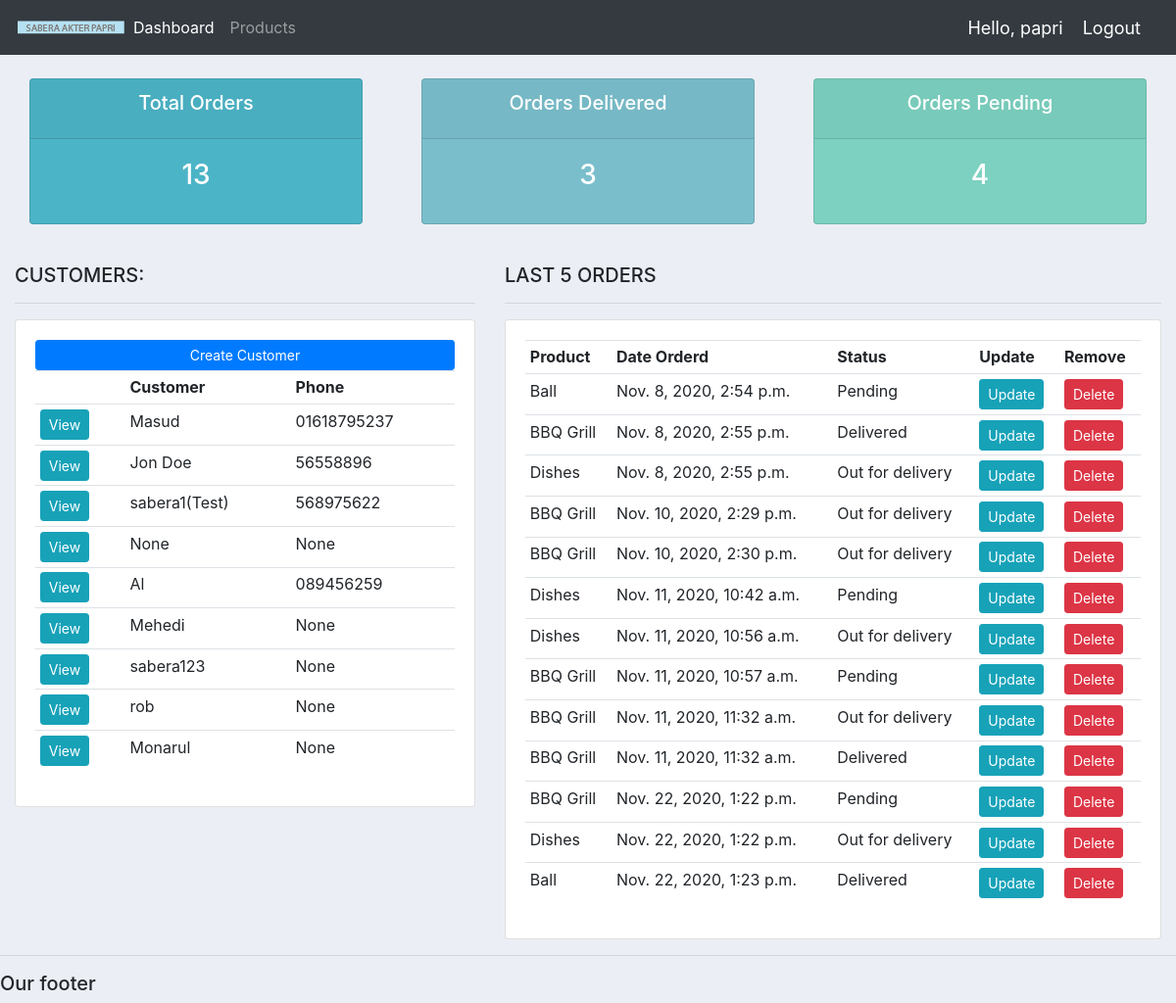
The app's page / (signed in) with its own data.
### first/models.py (models this page shows, shortened)
class Customer(models.Model):
	user = models.OneToOneField(User, null=True, blank=True, on_delete=models.CASCADE)
	name = models.CharField(max_length=200, null=True)
	phone = models.CharField(max_length=200, null=True)
	email = models.CharField(max_length=200, null=True)
	profile_pic = models.ImageField(default="profile.jpg", null=True, blank=True)
	date_created = models.DateTimeField(auto_now_add=True, null=True)

class Order(models.Model):
	STATUS = (
			('Pending', 'Pending'),
			('Out for delivery', 'Out for delivery'),
			('Delivered', 'Delivered'),
			)
	customer = models.ForeignKey(Customer, null=True, on_delete= models.SET_NULL)
	product = models.ForeignKey(Product, null=True, on_delete= models.SET_NULL)
	date_created = models.DateTimeField(auto_now_add=True, null=True)
	status = models.CharField(max_length=200, null=True, choices=STATUS)
	note =  models.CharField(max_length=1000, null=True)

class Product(models.Model):
	CATEGORY = (
			('Indoor', 'Indoor'),
			('Out Door', 'Out Door'),
			)
	name = models.CharField(max_length=200, null=True)
	price = models.FloatField(null=True)
	category = models.CharField(max_length=200, null=True, choices=CATEGORY)
	description = models.CharField(max_length=200, null=True, blank=True)
	date_created = models.DateTimeField(auto_now_add=True, null=True)
	tags = models.ManyToManyField(Tag)
	def __str__(self):
		return self.name

### first/decorators.py (the view)
	def wrapper_func(request, *args, **kwargs):
		group = None
		if request.user.groups.exists():
			group = request.user.groups.all()[0].name
		if group == 'customer':
			return redirect('user-page')
		if group == 'admin':
			return view_func(request, *args, **kwargs)

### first/views.py (called while the page is built)
@login_required(login_url='login')
@admin_only
def home(request):
	orders = Order.objects.all()
	customers = Customer.objects.all()
	total_customers = customers.count()
	total_orders = orders.count()
	delivered = orders.filter(status='Delivered').count()
	pending = orders.filter(status='Pending').count()
	context = {'orders':orders, 'customers':customers,
	'total_orders':total_orders,'delivered':delivered,
	'pending':pending }
	return render(request, 'first/dashboard.html', context)

### first/templates/first/dashboard.html
{%  extends 'first/main.html' %}
{% block content %}
{%  include 'first/status.html' %}
<br>
<div class="row">
	<div class="col-md-5">
		<h5>CUSTOMERS:</h5>
		<hr>
		<div class="card card-body">
			<a class="btn btn-primary  btn-sm btn-block" href="">Create Customer</a>
			<table class="table table-sm">
				<tr>
                    <th></th>
					<th>Customer</th>
					<th>Phone</th>
				</tr>
				{% for customer in customers %}
					<tr>
                        <td><a class="btn btn-sm btn-info" href="{% url 'customer' customer.id %}">View</a></td>
						<td>{{customer.name}}</td>
						<td>{{customer.phone}}</td>
					</tr>
				{% endfor %}
			</table>
		</div>
	</div>
	<div class="col-md-7">
		<h5>LAST 5 ORDERS</h5>
		<hr>
		<div class="card card-body">
			<table class="table table-sm">
				<tr>
					<th>Product</th>
					<th>Date Orderd</th>
					<th>Status</th>
					<th>Update</th>
					<th>Remove</th>
				</tr>
				{% for order in orders %}
					<tr>
						<td>{{order.product}}</td>
						<td>{{order.date_created}}</td>
						<td>{{order.status}}</td>
						<td><a class="btn btn-sm btn-info" href="{% url 'update_order' order.id %}">Update</a></td>
						<td><a class="btn btn-sm btn-danger" href="{% url 'delete_order' order.id %}">Delete</a></td>
					</tr>
				{% endfor %}
			</table>
		</div>
	</div>
</div>
{% endblock %}

### first/templates/first/main.html (shortened to what this page needs)
{% load static %}
<!DOCTYPE html>
<html>
<head>
	<link rel="stylesheet" href="https://stackpath.bootstrapcdn.com/bootstrap/4.3.1/css/bootstrap.min.css">
	<link rel="stylesheet" type="text/css" href="{% static '/css/main.css' %}">
</head>
<body>
	{%  include 'first/navbar.html' %}
	<div class="container-fluid">
	{% block content %}
	{% endblock %}
    </div>
	<hr>
	<h5>Our footer</h5>
</body>
</html>

### first/templates/first/navbar.html (shortened to what this page needs)
{% load static %}
<nav class="navbar navbar-expand-lg navbar-dark bg-dark">
 <img src="{% static 'images/logo.png' %}">
  <div class="collapse navbar-collapse" id="navbarNav">
    <ul class="navbar-nav">
      {% if request.user.is_staff %}
      <li class="nav-item active">
        <a class="nav-link" href="{% url 'home' %}">Dashboard</a>
      </li>
      <li class="nav-item">
        <a class="nav-link" href="{% url 'products' %}">Products</a>
      </li>
      {% else %}
      <li class="nav-item">
       <a class="nav-link" href="{% url 'first' %}">Settings</a>
     </li>
      {% endif %}
    </ul>
  </div>
  <span class="hello-msg">Hello, {{request.user}} </span>
  <span><a class="hello-msg" href="{% url 'logout' %}">Logout</a></span>
</nav>

### first/templates/first/status.html
<br>
<div class="row">
	<div class="col">
		<div class="col-md">
			<div class="card text-center text-white  mb-3" id="total-orders">
			  	<div class="card-header">
			  		<h5 class="card-title">Total Orders</h5>
			  	</div>
			  	<div class="card-body">
			    	<h3 class="card-title">{{total_orders}}</h3>
			  	</div>
			</div>
		</div>
	</div>
	<div class="col">
		<div class="col-md">
			<div class="card text-center text-white  mb-3" id="orders-delivered">
			  	<div class="card-header">
			  		<h5 class="card-title">Orders Delivered</h5>
			  	</div>
			  	<div class="card-body">
			    	<h3 class="card-title">{{delivered}}</h3>
			  	</div>
			</div>
		</div>
	</div>
	<div class="col">
		<div class="col-md">
			<div class="card text-center text-white  mb-3" id="orders-pending">
			  	<div class="card-header">
			  		<h5 class="card-title">Orders Pending</h5>
			  	</div>
			  	<div class="card-body">
			    	<h3 class="card-title">{{pending}}</h3>
			  	</div>
			</div>
		</div>
	</div>
</div>

### first/static/css/main.css (style rules this page uses)
body { background-color: #ebeff5; }
#total-orders { background-color: #4cb4c7; }
#orders-delivered { background-color: #7abecc; }
#orders-pending { background-color: #7CD1C0; }

### first/templates/first/navbar.html (style rules this page uses)
.hello-msg { font-size: 18px; color: #fff; margin-right: 20px; }

### records on screen
Customer: name "Masud", phone "01618795237"
Customer: name "Jon Doe", phone "56558896"
Customer: name "sabera1(Test)", phone "568975622"
Customer: name "None", phone "None"
Customer: name "Al", phone "089456259"
Customer: name "Mehedi", phone "None"
Customer: name "sabera123", phone "None"
Customer: name "rob", phone "None"
Customer: name "Monarul", phone "None"
Order: product "Ball", date_created "Nov. 8, 2020, 2:54 p.m.", status "Pending"
Order: product "BBQ Grill", date_created "Nov. 8, 2020, 2:55 p.m.", status "Delivered"
Order: product "Dishes", date_created "Nov. 8, 2020, 2:55 p.m.", status "Out for delivery"
Order: product "BBQ Grill", date_created "Nov. 10, 2020, 2:29 p.m.", status "Out for delivery"
Order: product "BBQ Grill", date_created "Nov. 10, 2020, 2:30 p.m.", status "Out for delivery"
Order: product "Dishes", date_created "Nov. 11, 2020, 10:42 a.m.", status "Pending"
Order: product "Dishes", date_created "Nov. 11, 2020, 10:56 a.m.", status "Out for delivery"
Order: product "BBQ Grill", date_created "Nov. 11, 2020, 10:57 a.m.", status "Pending"
Order: product "BBQ Grill", date_created "Nov. 11, 2020, 11:32 a.m.", status "Out for delivery"
Order: product "BBQ Grill", date_created "Nov. 11, 2020, 11:32 a.m.", status "Delivered"
Order: product "BBQ Grill", date_created "Nov. 22, 2020, 1:22 p.m.", status "Pending"
Order: product "Dishes", date_created "Nov. 22, 2020, 1:22 p.m.", status "Out for delivery"
Order: product "Ball", date_created "Nov. 22, 2020, 1:23 p.m.", status "Delivered"

### other values on screen
{{ request.user }} "papri"
{{ total_orders }} "13"
{{ delivered }} "3"
{{ pending }} "4"
